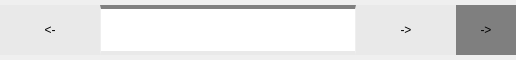
    <widget class="QWidget" name="w_chapter_control" native="true">
     <property name="minimumSize">
      <size>
       <width>0</width>
       <height>60</height>
      </size>
     </property>
     <property name="maximumSize">
      <size>
       <width>16777215</width>
       <height>60</height>
      </size>
     </property>
     <layout class="QGridLayout" name="gridLayout_4">
      <property name="leftMargin">
       <number>0</number>
      </property>
      <property name="topMargin">
       <number>0</number>
      </property>
      <property name="rightMargin">
       <number>0</number>
      </property>
      <property name="bottomMargin">
       <number>0</number>
      </property>
      <property name="spacing">
       <number>0</number>
      </property>
      <item row="0" column="3">
       <widget class="QToolButton" name="tb_collect">
        <property name="minimumSize">
         <size>
          <width>60</width>
          <height>50</height>
         </size>
        </property>
        <property name="maximumSize">
         <size>
          <width>60</width>
          <height>50</height>
         </size>
        </property>
        <property name="styleSheet">
         <string notr="true">QToolButton
{
background:#7f7f7f;
border:none;
}

QToolButton:hover
{
background:#c3c3c3;
border:none;
}</string>
        </property>
        <property name="text">
         <string>-&gt;</string>
        </property>
        <property name="icon">
         <iconset resource="textedit.qrc">
          <normaloff>:/res/icon/more_page_btn_diasbled.png</normaloff>:/res/icon/more_page_btn_diasbled.png</iconset>
        </property>
        <property name="iconSize">
         <size>
          <width>40</width>
          <height>40</height>
         </size>
        </property>
       </widget>
      </item>
      <item row="0" column="0">
       <widget class="QToolButton" name="tb_prev_chapter">
        <property name="minimumSize">
         <size>
          <width>100</width>
          <height>50</height>
         </size>
        </property>
        <property name="maximumSize">
         <size>
          <width>16777215</width>
          <height>50</height>
         </size>
        </property>
        <property name="styleSheet">
         <string notr="true">QToolButton
{
background:#e9e9e9;
border:none;
}

QToolButton:hover
{
background:#919191;
border:none;
}</string>
        </property>
        <property name="text">
         <string>&lt;-</string>
        </property>
        <property name="icon">
         <iconset resource="textedit.qrc">
          <normaloff>:/res/icon/left-xxl.png</normaloff>:/res/icon/left-xxl.png</iconset>
        </property>
        <property name="iconSize">
         <size>
          <width>40</width>
          <height>40</height>
         </size>
        </property>
       </widget>
      </item>
      <item row="0" column="1">
       <widget class="CxChapterList" name="lw_chapter_list">
        <property name="sizePolicy">
         <sizepolicy hsizetype="Minimum" vsizetype="Fixed">
          <horstretch>0</horstretch>
          <verstretch>0</verstretch>
         </sizepolicy>
        </property>
        <property name="minimumSize">
         <size>
          <width>0</width>
          <height>50</height>
         </size>
        </property>
        <property name="maximumSize">
         <size>
          <width>16777215</width>
          <height>50</height>
         </size>
        </property>
        <property name="styleSheet">
         <string notr="true">QListWidget
{
  border-top: 4px solid gray;;
  border-bottom: 4px solid #e9e9e9;
}</string>
        </property>
        <property name="verticalScrollBarPolicy">
         <enum>Qt::ScrollBarAlwaysOff</enum>
        </property>
        <property name="horizontalScrollBarPolicy">
         <enum>Qt::ScrollBarAlwaysOff</enum>
        </property>
       </widget>
      </item>
      <item row="0" column="2">
       <widget class="QToolButton" name="tb_next_chapter">
        <property name="minimumSize">
         <size>
          <width>100</width>
          <height>50</height>
         </size>
        </property>
        <property name="maximumSize">
         <size>
          <width>16777215</width>
          <height>50</height>
         </size>
        </property>
        <property name="styleSheet">
         <string notr="true">QToolButton
{
background:#e9e9e9;
border:none;
}

QToolButton:hover
{
background:#919191;
border:none;
}</string>
        </property>
        <property name="text">
         <string>-&gt;</string>
        </property>
        <property name="icon">
         <iconset resource="textedit.qrc">
          <normaloff>:/res/icon/right-xxl.png</normaloff>:/res/icon/right-xxl.png</iconset>
        </property>
        <property name="iconSize">
         <size>
          <width>40</width>
          <height>40</height>
         </size>
        </property>
       </widget>
      </item>
     </layout>
    </widget>
